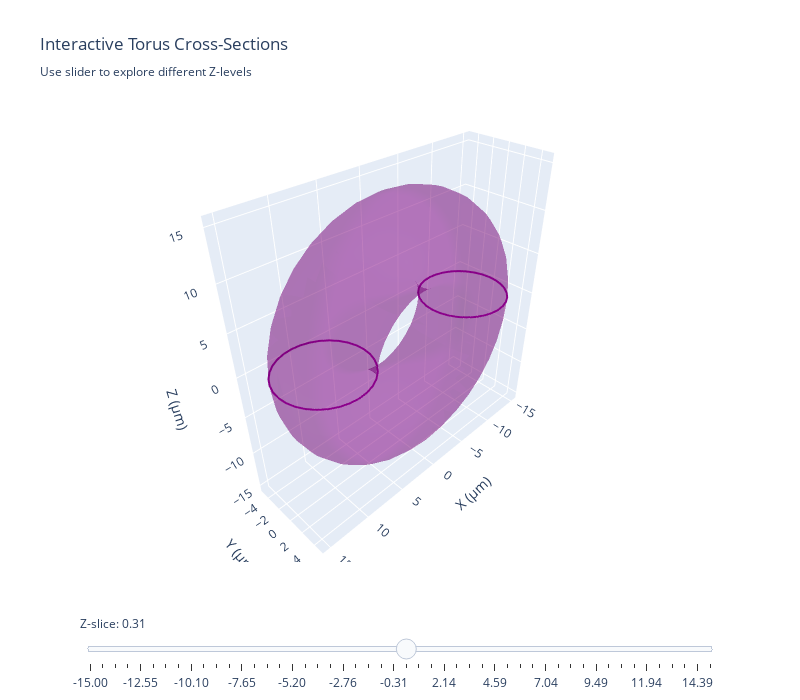

Notebook code for this chart:
### Markdown cell above
## Interactive Cross-Sections

### Code cell
# Interactive slice view of the torus - great for seeing the ring structure
fig_torus_slice = visualize_mesh_slice_interactive(
    torus,
    title="Interactive Torus Cross-Sections",
    slice_color="darkmagenta",
    mesh_color="purple",
    mesh_opacity=0.3
)
fig_torus_slice.show()
